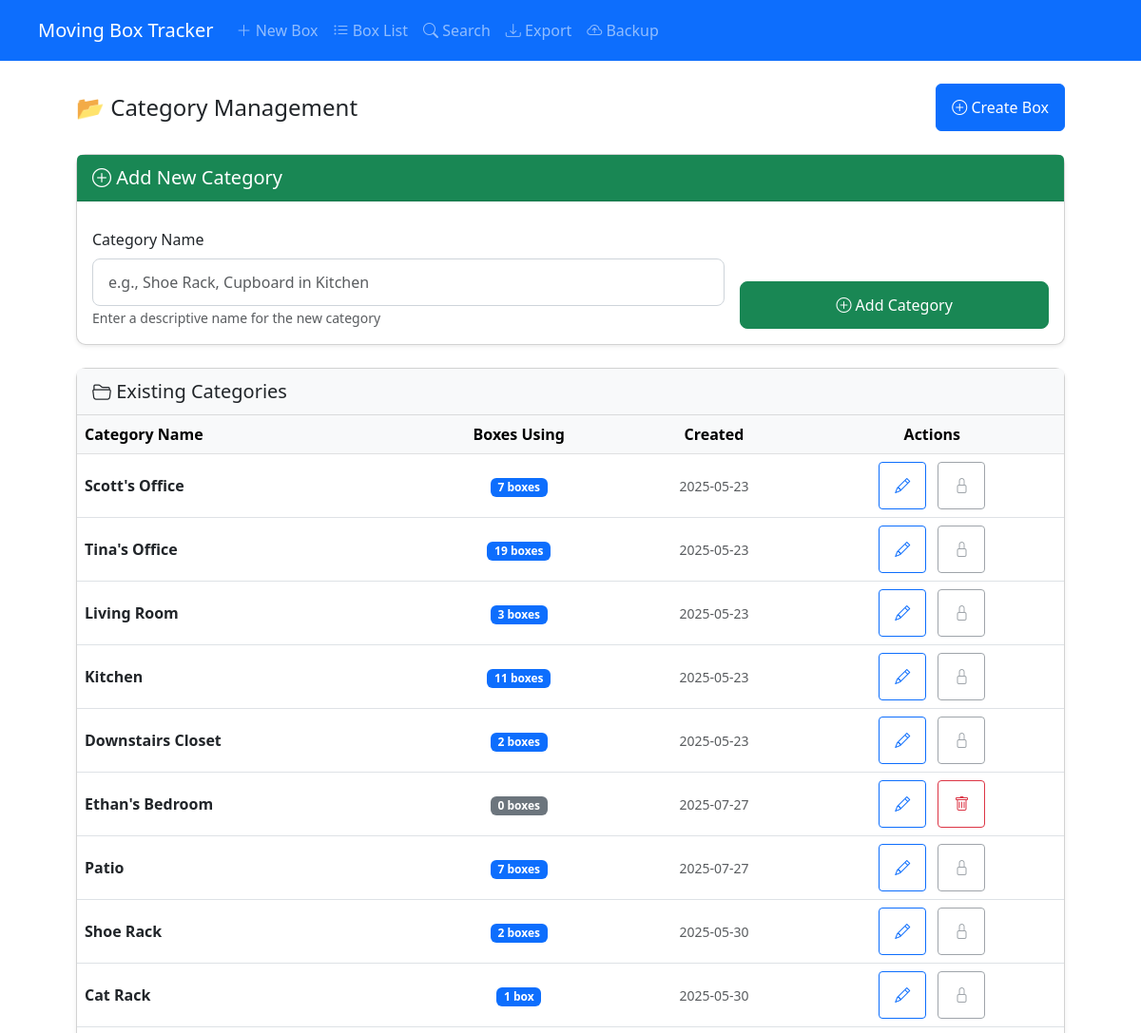
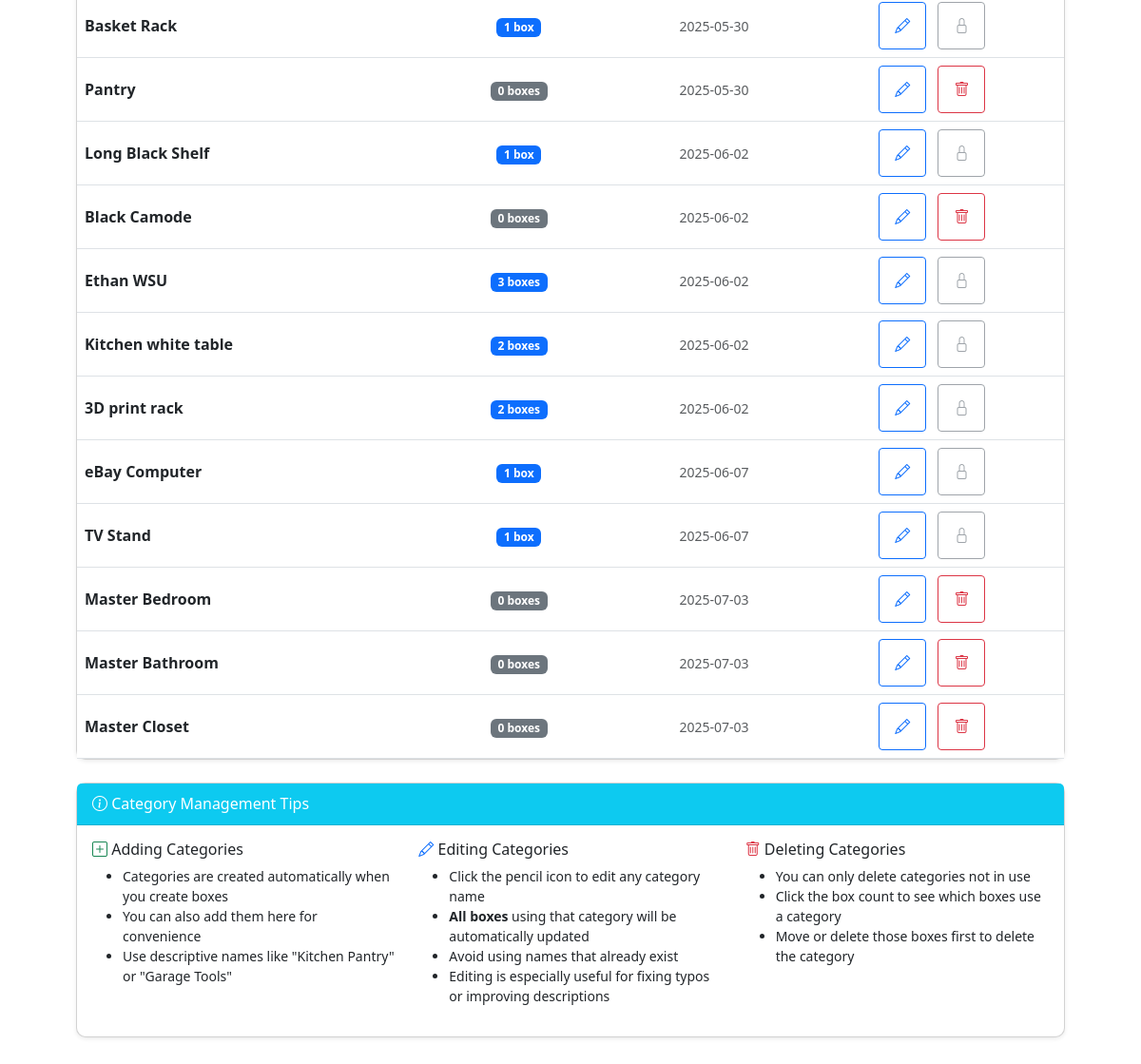
The page /categories on the database its author committed (2 pictures, top to bottom).
### tables this page shows
CREATE TABLE "categories" (
    id INTEGER PRIMARY KEY AUTOINCREMENT,
    name TEXT UNIQUE NOT NULL,
    created_at TIMESTAMP DEFAULT CURRENT_TIMESTAMP,
    last_modified TIMESTAMP DEFAULT CURRENT_TIMESTAMP,
    is_active BOOLEAN DEFAULT 1
);

### simplified_app.py (the view)
@app.route('/categories')
def manage_categories():
    logger.log_request(request, '/categories')
    db = get_db()
    categories = db.execute('SELECT id, name, COALESCE(created_at, CURRENT_TIMESTAMP) as created_at FROM categories').fetchall()
    categories_with_usage = []
    for category in categories:
        usage_count = count_boxes_using_category(category['id'])
        categories_with_usage.append({
            'id': category['id'],
            'name': category['name'],
            'created_at': category['created_at'],
            'usage_count': usage_count,
            'can_delete': usage_count == 0
        })
    logger.log_response(200, '/categories')
    logger.debug(f"[LIST] Rendering template with {len(categories_with_usage)} categories")
    return render_template('categories.html', categories=categories_with_usage)

### logger.py (called while the page is built)
def debug(message, *args, **kwargs):
    logger.debug(message, *args, **kwargs)

def info(message, *args, **kwargs):
    logger.info(message, *args, **kwargs)

def log_request(request, route):
    info(f"Request: {request.method} {route} - IP: {request.remote_addr}")

def log_response(status_code, route):
    if status_code >= 400:
        warning(f"Response: {status_code} for {route}")
    else:
        info(f"Response: {status_code} for {route}")

### simplified_app.py (called while the page is built)
def get_db():
    db = getattr(g, '_database', None)
    if db is None:
        db = g._database = sqlite3.connect(app.config['DATABASE'])
        db.row_factory = sqlite3.Row
        db.execute('PRAGMA max_page_count = 2147483646')
        db.execute('PRAGMA page_size = 4096')
        db.execute('PRAGMA cache_size = -2000')  # Use 2MB of memory for page cache
        db.execute('PRAGMA temp_store = MEMORY')  # Store temp tables and indices in memory
        db.execute('PRAGMA journal_mode = WAL')  # Use WAL mode for better concurrency
        db.execute('PRAGMA synchronous = NORMAL')  # Fsync only at critical moments
        db.execute('PRAGMA mmap_size = 268435456')  # Use memory mapping for reading, up to 256MB
        logger.debug(f"Connected to database: {app.config['DATABASE']}")
        logger.debug("SQLite pragmas set for optimal performance")
    return db

@app.teardown_appcontext
def close_connection(exception):
    db = getattr(g, '_database', None)
    if db is not None:
        db.close()
        logger.debug("Database connection closed")

def count_boxes_using_category(category_id):
    result = query_db('SELECT COUNT(*) FROM boxes WHERE category_id = ?', [category_id], one=True)
    return result[0] if result else 0

### templates/categories.html (shortened to what this page needs)
{% extends "base.html" %}
{% block content %}
<div class="container-fluid mt-4">
    <div class="d-flex flex-column flex-sm-row justify-content-between align-items-start align-items-sm-center mb-4 gap-2">
        <h2 class="h4 mb-0">📂 Category Management</h2>
        <a href="{{ url_for('create_box_form') }}" class="btn btn-primary">
            <i class="bi bi-plus-circle"></i> Create Box
        </a>
    </div>
    <div class="card mb-4">
        <div class="card-header bg-success text-white">
            <h5 class="mb-0"><i class="bi bi-plus-circle"></i> Add New Category</h5>
        </div>
        <div class="card-body">
            <form id="addCategoryForm" class="row g-3">
                <div class="col-12 col-md-8">
                    <label for="newCategoryName" class="form-label">Category Name</label>
                    <input type="text" class="form-control form-control-lg" id="newCategoryName"
                           placeholder="e.g., Shoe Rack, Cupboard in Kitchen" required>
                    <small class="text-muted">Enter a descriptive name for the new category</small>
                </div>
                <div class="col-12 col-md-4 d-flex align-items-end">
                    <button type="submit" class="btn btn-success btn-lg w-100">
                        <i class="bi bi-plus-circle"></i> Add Category
                    </button>
                </div>
            </form>
        </div>
    </div>
    <div class="card">
        <div class="card-header">
            <h5 class="mb-0"><i class="bi bi-folder2-open"></i> Existing Categories</h5>
        </div>
        <div class="card-body p-0">
            {% if categories %}
            <div class="d-none d-md-block">
                <div class="table-responsive">
                    <table class="table table-hover mb-0">
                        <thead class="table-light">
                            <tr>
                                <th>Category Name</th>
                                <th class="text-center">Boxes Using</th>
                                <th class="text-center">Created</th>
                                <th class="text-center">Actions</th>
                            </tr>
                        </thead>
                        <tbody>
                            {% for category in categories %}
                            <tr>
                                <td>
                                    <strong>{{ category.name }}</strong>
                                </td>
                                <td class="text-center">
                                    {% if category.usage_count > 0 %}
                                    <a href="{{ url_for('list_boxes') }}?category={{ category.name|urlencode }}"
                                       class="badge bg-primary text-decoration-none">
                                        {{ category.usage_count }} box{% if category.usage_count != 1 %}es{% endif %}
                                    </a>
                                    {% else %}
                                    <span class="badge bg-secondary">0 boxes</span>
                                    {% endif %}
                                </td>
                                <td class="text-center text-muted">
                                    <small>{{ category.created_at.split('T')[0] if 'T' in (category.created_at or '') else (category.created_at or '').split(' ')[0] }}</small>
                                </td>
                                <td class="text-center">
                                    <button class="btn btn-outline-primary btn-sm edit-category-btn"
                                            data-category-id="{{ category.id }}"
                                            data-category-name="{{ category.name }}"
                                            title="Edit category name">
                                        <i class="bi bi-pencil"></i>
                                    </button>
                                    {% if category.can_delete %}
                                    <button class="btn btn-outline-danger btn-sm delete-category-btn"
                                            data-category-id="{{ category.id }}"
                                            data-category-name="{{ category.name }}"
                                            title="Delete category">
                                        <i class="bi bi-trash"></i>
                                    </button>
                                    {% else %}
                                    <button class="btn btn-outline-secondary btn-sm" disabled
                                            title="Cannot delete - category is in use">
                                        <i class="bi bi-lock"></i>
                                    </button>
                                    {% endif %}
                                </td>
                            </tr>
                            {% endfor %}
                        </tbody>
                    </table>
                </div>
            </div>
            {% else %}
            <div class="text-center py-4 text-muted">
                <i class="bi bi-folder-x display-1"></i>
                <h5>No categories found</h5>
                <p>Add your first category above to get started!</p>
            </div>
            {% endif %}
        </div>
    </div>
    <div class="card mt-4">
        <div class="card-header bg-info text-white">
            <h6 class="mb-0"><i class="bi bi-info-circle"></i> Category Management Tips</h6>
        </div>
        <div class="card-body">
            <div class="row">
                <div class="col-md-4">
                    <h6><i class="bi bi-plus-square text-success"></i> Adding Categories</h6>
                    <ul class="small">
                        <li>Categories are created automatically when you create boxes</li>
                        <li>You can also add them here for convenience</li>
                        <li>Use descriptive names like "Kitchen Pantry" or "Garage Tools"</li>
                    </ul>
                </div>
                <div class="col-md-4">
                    <h6><i class="bi bi-pencil text-primary"></i> Editing Categories</h6>
                    <ul class="small">
                        <li>Click the pencil icon to edit any category name</li>
                        <li><strong>All boxes</strong> using that category will be automatically updated</li>
                        <li>Avoid using names that already exist</li>
                        <li>Editing is especially useful for fixing typos or improving descriptions</li>
                    </ul>
                </div>
                <div class="col-md-4">
                    <h6><i class="bi bi-trash text-danger"></i> Deleting Categories</h6>
                    <ul class="small">
                        <li>You can only delete categories not in use</li>
                        <li>Click the box count to see which boxes use a category</li>
                        <li>Move or delete those boxes first to delete the category</li>
                    </ul>
                </div>
            </div>
        </div>
    </div>
</div>
{% endblock %}

### templates/base.html (shortened to what this page needs)
<!DOCTYPE html>
<html lang="en">
<head>
    <link href="https://cdn.jsdelivr.net/npm/bootstrap@5.3.0/dist/css/bootstrap.min.css" rel="stylesheet">
    <link href="https://cdn.jsdelivr.net/npm/bootstrap-icons@1.11.0/font/bootstrap-icons.css" rel="stylesheet">
    <link rel="stylesheet" href="{{ url_for('static', filename='css/styles.css') }}">
</head>
<body>
    <nav class="navbar navbar-expand-lg navbar-dark bg-primary d-none d-lg-block">
        <div class="container-fluid">
            <a class="navbar-brand" href="/create">Moving Box Tracker</a>
            <div class="collapse navbar-collapse" id="navbarNav">
                <ul class="navbar-nav">
                    <li class="nav-item">
                        <a class="nav-link {{ 'active' if request.path == '/create' }}" href="/create"><i class="bi bi-plus-lg"></i> New Box</a>
                    </li>
                    <li class="nav-item">
                        <a class="nav-link {{ 'active' if request.path == '/list' }}" href="/list"><i class="bi bi-list-ul"></i> Box List</a>
                    </li>
                    <li class="nav-item">
                        <a class="nav-link {{ 'active' if request.path == '/search' }}" href="/search"><i class="bi bi-search"></i> Search</a>
                    </li>
                    <li class="nav-item">
                        <a class="nav-link {{ 'active' if request.path == '/export' }}" href="/export"><i class="bi bi-download"></i> Export</a>
                    </li>
                    <li class="nav-item">
                        <a class="nav-link {{ 'active' if request.path == '/backup' }}" href="/backup"><i class="bi bi-cloud-arrow-up"></i> Backup</a>
                    </li>
                </ul>
            </div>
        </div>
    </nav>
    <main class="container-fluid mt-4">
        {% block content %}{% endblock %}
    </main>
</body>
</html>

### static/css/styles.css (style rules this page uses)
.card { box-shadow: 0 0.125rem 0.25rem rgba(0, 0, 0, 0.075); border-radius: 10px; margin-bottom: 1.5rem; }
.card-header { background-color: #f8f9fa; border-bottom: 1px solid rgba(0, 0, 0, 0.125); border-top-left-radius: 10px; border-top-right-radius: 10px; padding: 0.75rem 1rem; }
.table th { background-color: #f8f9fa; }
.form-control, .form-select { padding: 0.75rem 1rem; border-radius: 10px; border: 1px solid #ced4da; background-color: #fff; appearance: none; -webkit-appearance: none; -moz-appearance: none; }
.container, .container-fluid { padding-left: 2.5rem; padding-right: 2.5rem; }

### templates/base.html (style rules this page uses)
body { font-size: 16px; -webkit-text-size-adjust: 100%; padding-bottom: 70px; touch-action: manipulation; }
button, input, select, textarea, .btn, .form-control, .form-select { min-height: 44px; font-size: 16px; }
.form-label { margin-top: 12px; font-weight: 500; }
.nav-link, .btn { padding: 0.75rem 1rem; }
input[type="text"], input[type="number"], input[type="email"], select, textarea { appearance: none; -webkit-appearance: none; -moz-appearance: none; border-radius: 8px; }

### rows shown on the page
categories: name "Scott's Office", usage_count "7", shows "es", created_at.split "2025-05-23"
categories: name "Tina's Office", usage_count "19", shows "es", created_at.split "2025-05-23"
categories: name "Living Room", usage_count "3", shows "es", created_at.split "2025-05-23"
categories: name "Kitchen", usage_count "11", shows "es", created_at.split "2025-05-23"
categories: name "Downstairs Closet", usage_count "2", shows "es", created_at.split "2025-05-23"
categories: name "Ethan's Bedroom", shows "0 boxes", created_at.split "2025-07-27"
categories: name "Patio", usage_count "7", shows "es", created_at.split "2025-07-27"
categories: name "Shoe Rack", usage_count "2", shows "es", created_at.split "2025-05-30"
categories: name "Cat Rack", usage_count "1", created_at.split "2025-05-30"
categories: name "Basket Rack", usage_count "1", created_at.split "2025-05-30"
categories: name "Pantry", shows "0 boxes", created_at.split "2025-05-30"
categories: name "Long Black Shelf", usage_count "1", created_at.split "2025-06-02"
categories: name "Black Camode", shows "0 boxes", created_at.split "2025-06-02"
categories: name "Ethan WSU", usage_count "3", shows "es", created_at.split "2025-06-02"
categories: name "Kitchen white table", usage_count "2", shows "es", created_at.split "2025-06-02"
categories: name "3D print rack", usage_count "2", shows "es", created_at.split "2025-06-02"
categories: name "eBay Computer", usage_count "1", created_at.split "2025-06-07"
categories: name "TV Stand", usage_count "1", created_at.split "2025-06-07"
categories: name "Master Bedroom", shows "0 boxes", created_at.split "2025-07-03"
categories: name "Master Bathroom", shows "0 boxes", created_at.split "2025-07-03"
categories: name "Master Closet", shows "0 boxes", created_at.split "2025-07-03"
